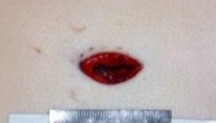
#> input picture sample/incision_3.jpg, 216 x 123 px, found by its file name
$ python test3.py
#> lines starting #> are read from the running program, lines starting #| are printed output that depends on the picture; after the words box and inside, x2 and y2 are one past the last pixel; in counts of white or black regions, pixels touching at a corner belong together
#codeing:utf-8
# -*- coding: utf-8 -*-

import os, sys, time
import cv2 as cv
from PIL import Image
import numpy as np
import math
import matplotlib.pyplot as plt

#研究室で研究するとき
#path = "./sample/incision_1.jpg"

#ノートパソコンで研究するとき
path = "D:\Sotsuken\Sotsuken_repo./sample/incision_3.jpg"

N = 1000

def edge_detection(img):
	tmp_img = cv.cvtColor(img, cv.COLOR_BGR2GRAY)#グレースケールに変換
	tmp_img = cv.GaussianBlur(tmp_img, (5, 5), 3)#ガウシアンフィルタ
	tmp_img = cv.GaussianBlur(tmp_img, (5, 5), 3)#ガウシアンフィルタ
	tmp_img = cv.bilateralFilter(tmp_img, 15, 20, 20)#バイラテラルフィルタをかける
	tmp_img = cv.GaussianBlur(tmp_img, (5, 5), 3)#ガウシアンフィルタ
	tmp_img = cv.Canny(tmp_img, 50, 110)#エッジ検出
	return tmp_img

# [11 lines left out: function equal_list, not called in this run]


def find_gravity_r(img):#HSVカラーモデルから重心を探す
	hsv = cv.cvtColor(img, cv.COLOR_BGR2HSV_FULL)
	h = hsv[:, :, 0]#色相(赤の範囲は256段階の200～20と定義するfromhttps://qiita.com/odaman68000/items/ae28cf7bdaf4fa13a65b)
	s = hsv[:, :, 1]
	mask = np.zeros(h.shape, dtype=np.uint8)
	mask[((h < 20) | (h > 200)) & (s > 128)] = 255

	#輪郭を作るうえで塊ごとに配列化する
	contours, _ = cv.findContours(mask, cv.RETR_TREE, cv.CHAIN_APPROX_SIMPLE)

	rects = []
	for contour in contours:#contourには輪郭をなすピクセルの情報が入っている
		approx = cv.convexHull(contour)#凸凹のある塊を内包する凸上の形状を算出して２Dポリゴンに
		rect = cv.boundingRect(approx)#袋状になったポリゴンがすっぽり入る四角を計算する
		rects.append(np.array(rect))

	#for rect in rects:
	#	cv.rectangle(img, tuple(rect[0:2]), tuple(rect[0:2] + rect[2:4]), (0, 0, 255), thickness=2)
	#	cv.imshow('red', img)

	#最大の四角を見つける
	result_rect = max(rects, key=(lambda x: x[2] * x[3]))

	#cv.rectangle(img, tuple(result_rect[0:2]), tuple(result_rect[0:2] + result_rect[2:4]), (0, 255, 0), thickness=2)
	#print(result_rect)
	re_img = img[ result_rect[1] : result_rect[1] + result_rect[3], result_rect[0] : result_rect[0] + result_rect[2]]
	x = result_rect[0] + int(round(result_rect[2]/2))
	y = result_rect[1] + int(round(result_rect[3]/2))
	#cv.imshow('re_red', re_img)
	g_point = np.array([x, y])

	return g_point

def detect_figure(img):#重心を使って最短辺から最長辺を求める

	global binary_image#2値画像

	g_point = find_gravity_r(img)
	tmp_img = edge_detection(img)
	min = N
	tmp_point = []
	min_point = []
	min_point1 = []
	min_point2 = []
	max_point1 = []
	max_point2 = []
	dir = 0

	#Harrisのコーナー検出(使ってない)
	gray = np.float32(tmp_img)
	dst = cv.cornerHarris(gray, 2, 3, 0.01)
	dst = cv.dilate(dst, None)
	#print(dst)
	#img[dst>0.01*dst.max()]=[255, 0,0]
	#cv.drawMarker(img, (g_point[0], g_point[1]), (255, 255, 0), markerType=cv.MARKER_TILTED_CROSS, markerSize=5)
	#cv.imshow("img", tmp_img)
	#最短辺を求める
	#重心から最も近いエッジを検出
	for i in range(tmp_img.shape[0]):#多分縦方向
		for j in range(tmp_img.shape[1]):#多分横方向
			#print(tmp_img[dst>0.01*dst.max()])
			#print(tmp_img[i][j].tolist())
			if(tmp_img[i][j].tolist() == 255):#エッジ（白）ならば
				tmp_point = np.array([j, i])#ベクトルを保存

				dir = np.linalg.norm(g_point - tmp_point)
				if(dir < min):
					min = dir
					min_point1 = tmp_point


	#重心と一番近いエッジのｘ座標が等しいとき
	if(g_point[0] == min_point1[0]):
		x = g_point[0]

		#cv.drawMarker(img, (min_point1[0], min_point1[1]), (0, 255, 255), markerType=cv.MARKER_TILTED_CROSS, markerSize=5)
		#cv.imshow("min_point",img)

		if(min_point1[1] < g_point[1]):#最短点からみて重心の反対側を探す
			for i in range(tmp_img.shape[0]):
				y = g_point[1] + i

				if(y < 0 or y >= tmp_img.shape[0] - 1):
					contnue
				elif(tmp_img[y][x].tolist() == 255 or tmp_img[y - 1][x].tolist() == 255 or tmp_img[y + 1][x].tolist() == 255):#エッジ（白）ならば,幅は３
					tmp_point = np.array([x, y])#ベクトルを保存
					min_point2 = tmp_point
					break
		else:
			for i in range(tmp_img.shape[0]):
				y = g_point[1] - i

				if(y < 0 or y >= tmp_img.shape[0]-1):
					contnue
				elif(tmp_img[y][x].tolist() == 255 or tmp_img[y + 1][x].tolist() == 255 or tmp_img[y - 1][x].tolist() == 255):#エッジ（白）ならば,幅は３
					tmp_point = np.array([x, y])#ベクトルを保存
					min_point2 = tmp_point
					break
		# [5 lines of commented-out code are left out]
	else:
		k = (g_point[1] - min_point1[1]) / (g_point[0] - min_point1[0])
		b = g_point[1] - k * g_point[0]
		# [6 lines of commented-out code are left out]

		if(min_point1[0] < g_point[0]):#最短点からみて重心の反対側を探す
			for i in range(tmp_img.shape[0]):
				x = g_point[0] + i
				y = int(k * x + b)

				if(x >= tmp_img.shape[1] + 1):
					continue
				elif(y < 0 or y >= tmp_img.shape[0] + 2):
					contnue
				elif(tmp_img[y][x].tolist() == 255 or tmp_img[y][x + 1].tolist() == 255 or tmp_img[y][x - 1].tolist() == 255):#エッジ（白）ならば,幅は３
					tmp_point = np.array([x, y])#ベクトルを保存
					min_point2 = tmp_point
					break
		else:
			for i in range(tmp_img.shape[0]):
				x = g_point[0] - i
				y = int(k * x + b)

				if(x >= tmp_img.shape[1] + 1):
					continue
				elif(y < 0 or y >= tmp_img.shape[0] + 2):
					contnue
				elif(tmp_img[y][x].tolist() == 255 or tmp_img[y][x + 1].tolist() == 255 or tmp_img[y][x - 1].tolist() == 255):#エッジ（白）ならば,幅は３
					tmp_point = np.array([x, y])#ベクトルを保存
					min_point2 = tmp_point
					break

	#min_point1と２に最短辺の座標が入ってる
	#最短辺の長さを算出
	if(len(min_point2) == 0):
		short_axi = round(np.linalg.norm(min_point1 - g_point))*2
	elif(len(min_point1) == 0):
		short_axi = round(np.linalg.norm(min_point2 - g_point))*2
	elif(len(min_point2) != 0 and len(min_point1) != 0):
		short_axi = round(np.linalg.norm(min_point1 - min_point2))
	else:
		print("MIN_POINT Error")

	#最長辺を計算
	long_axi = 0
	tmp_point1 = g_point
	tmp_point2 = g_point

	for r in range(179):#tanの発散を防ぐために数値設定
		k = round(math.tan(math.radians(r - 89)),3)
		b = round(g_point[1] - k * g_point[0], 3)
		for i in range(tmp_img.shape[0]- g_point[1]):
				x = g_point[0] + i
				y = int(round(k * x + b))
				if(y < 0 or tmp_img.shape[0] - 2 < y):#幅３なのでその分ｙの範囲が狭まる
					continue

				elif(tmp_img[y][x].tolist() == 255 or tmp_img[y + 1][x].tolist() == 255 or tmp_img[y - 1][x].tolist() == 255):#エッジ（白）ならば,幅は３
					tmp_point1 = np.array([x, y])
					break

		for i in range(g_point[1]):
				x = g_point[0] - i
				y = int(round(k * x + b))
				#print(str(x) +", "+str(y))

				if(y < 0 or tmp_img.shape[0] - 2 <= y):
					continue

				elif(tmp_img[y][x].tolist() == 255 or tmp_img[y + 1][x].tolist() == 255 or tmp_img[y - 1][x].tolist() == 255):#エッジ（白）ならば,幅は３
					tmp_point2 = np.array([x, y])#ベクトルを保存
					break

		if(len(tmp_point1) == 0 or len(tmp_point2) == 0):
			continue

		#min_point1と２に最短辺の座標が入ってる
		#print(str(tmp_point1) +" , "+ str(tmp_point2))
		tmp_point1 = np.array(tmp_point1)
		tmp_point2 = np.array(tmp_point2)

		if(long_axi < round(np.linalg.norm(tmp_point1 - tmp_point2))):
			max_point1 = tmp_point1
			max_point2 = tmp_point2
			long_axi = round(np.linalg.norm(tmp_point1 - tmp_point2))
			#print("long : "+ str(long_axi))

		tmp_point1 = []
		tmp_point2 = []

	#cv.drawMarker(img, (max_point1[0], max_point1[1]), (255, 255, 255), markerType=cv.MARKER_TILTED_CROSS, markerSize=5)
	#cv.drawMarker(img, (max_point2[0], max_point2[1]), (255, 255, 255), markerType=cv.MARKER_TILTED_CROSS, markerSize=5)
	#cv.imshow("points",img)

	return max_point1, max_point2, min_point1, min_point2, long_axi, short_axi

def detect_edge(img):#形を求める
	tmp_img = edge_detection(img)
	max_point1, max_point2, min_point1, min_point2, long_axi, short_axi = detect_figure(img)

	g_point = find_gravity_r(img)
	k = (max_point1[1] - max_point2[1])/(max_point1[0] - max_point2[0])
	b = max_point1[1] - k * max_point1[0]
	size = []
	distance = []
	sin_x = []
	sin_y = []
	print(max_point1)
	print(max_point2)

	if(abs(k) < 1):#傾きが小さく殆ど水平の時　x= g_point[0]）
		for i in range(int(long_axi)):
			x = max_point1[0] - i
			y = int(round(k * x + b))
			c = y + 1 / k * x
			tmp_point1 = []
			tmp_point2 = []

			for j in range(int(round(long_axi))):
				x1 = x
				y1 = y + j
				#print(str(x1)+", "+str(y1))
				#cv.drawMarker(img_edge, (x1, y1), (255, 255, 255), markerType=cv.MARKER_TILTED_CROSS, markerSize=5)


				if(y1 < 1 or tmp_img.shape[0] - 1 <= y1):
					continue

				elif(x1 < 1 or tmp_img.shape[1] - 1 <= x1):
					continue

				else:
					if(tmp_img[y1][x1].tolist() == 255 or tmp_img[y1 + 1][x1].tolist() == 255 or tmp_img[y1 - 1][x1].tolist() == 255):#エッジ（白）ならば,幅は３
						tmp_point1 = np.array([x1, y1])#ベクトルを保存
						break
					if(tmp_img[y1][x1].tolist() == 255 or tmp_img[y1][x1 + 1].tolist() == 255 or tmp_img[y1][x1 -1].tolist() == 255):#エッジ（白）ならば,幅は３
						tmp_point1 = np.array([x1, y1])#ベクトルを保存
						break

			for j in range(int(round(long_axi))):
				x1 = x
				y1 = y - j
				#cv.drawMarker(img_edge, (x1, y1), (255, 255, 255), markerType=cv.MARKER_TILTED_CROSS, markerSize=5)
				if(y1 < 1 or tmp_img.shape[0] - 1 <= y1):
					continue

				elif(x1 < 1 or tmp_img.shape[1] - 1 <= x1):
					continue

				else:
					if(tmp_img[y1][x1].tolist() == 255 or tmp_img[y1 + 1][x1].tolist() == 255 or tmp_img[y1 - 1][x1].tolist() == 255):#エッジ（白）ならば,幅は３
						tmp_point2 = np.array([x1, y1])#ベクトルを保存
						break
					if(tmp_img[y1][x1].tolist() == 255 or tmp_img[y1][x1 + 1].tolist() == 255 or tmp_img[y1][x1 -1].tolist() == 255):#エッジ（白）ならば,幅は３
						tmp_point1 = np.array([x1, y1])#ベクトルを保存
						break

			if(tmp_point1 != [] and tmp_point2 != []):
				print(round(np.linalg.norm(tmp_point1 - tmp_point2)))
				# [5 lines of commented-out code are left out]

				size.append(round(np.linalg.norm(tmp_point1 - tmp_point2), 3))
				distance.append(i)

			elif(tmp_point1 == [] or tmp_point2 == []):
				#print("Skip")
				continue


	elif(1 < abs(k) and max_point1[0] > max_point2[0]):
		for i in range(int(long_axi)):
			x = max_point1[0] - i
			y = int(round(k * x + b))
			c = y + 1 / k * x
			tmp_point1 = []
			tmp_point2 = []

			for j in range(int(round(long_axi))):
				x1 = int(x + j)
				y1 = int(round(-1 / k * x1 + c))
				print(str(x1)+", "+str(y1))
				#cv.drawMarker(img_edge, (x1, y1), (255, 255, 255), markerType=cv.MARKER_TILTED_CROSS, markerSize=5)


				if(y1 < 1 or tmp_img.shape[0] - 1 <= y1):
					continue

				elif(x1 < 1 or tmp_img.shape[1] - 1 <= x1):
					continue

				else:
					if(tmp_img[y1][x1].tolist() == 255 or tmp_img[y1 + 1][x1].tolist() == 255 or tmp_img[y1 - 1][x1].tolist() == 255):#エッジ（白）ならば,幅は３
						tmp_point1 = np.array([x1, y1])#ベクトルを保存
						break
					if(tmp_img[y1][x1].tolist() == 255 or tmp_img[y1][x1 + 1].tolist() == 255 or tmp_img[y1][x1 -1].tolist() == 255):#エッジ（白）ならば,幅は３
						tmp_point1 = np.array([x1, y1])#ベクトルを保存
						break

			for j in range(int(round(long_axi))):
				x1 = int(x - j)
				y1 = int(round(-1 / k * x1 + c))
				cv.drawMarker(img_edge, (x, y), (255, 255, 255), markerType=cv.MARKER_TILTED_CROSS, markerSize=5)
				if(y1 < 1 or tmp_img.shape[0] - 1 <= y1):
					continue

				elif(x1 < 1 or tmp_img.shape[1] - 1 <= x1):
					continue

				else:
					if(tmp_img[y1][x1].tolist() == 255 or tmp_img[y1 + 1][x1].tolist() == 255 or tmp_img[y1 - 1][x1].tolist() == 255):#エッジ（白）ならば,幅は３
						tmp_point2 = np.array([x1, y1])#ベクトルを保存
						break
					if(tmp_img[y1][x1].tolist() == 255 or tmp_img[y1][x1 + 1].tolist() == 255 or tmp_img[y1][x1 -1].tolist() == 255):#エッジ（白）ならば,幅は３
						tmp_point1 = np.array([x1, y1])#ベクトルを保存
						break

			if(tmp_point1 != [] and tmp_point2 != []):
				print(round(np.linalg.norm(tmp_point1 - tmp_point2)))
				# [5 lines of commented-out code are left out]

				size.append(round(np.linalg.norm(tmp_point1 - tmp_point2), 3))
				distance.append(i)

			elif(tmp_point1 == [] or tmp_point2 == []):
				#print("Skip")
				continue


	elif(1 < abs(k) and max_point1[0] <= max_point2[0]):
		for i in range(int(round(long_axi))):
			x = max_point1[0] + i
			y = int(round(k * x + b))
			c = y + 1 / k * x
			tmp_point1 = []
			tmp_point2 = []
			cv.drawMarker(img, (x, y), (255, 255, 255), markerType=cv.MARKER_TILTED_CROSS, markerSize=5)

			for j in range(int(round(short_axi * 1.5))):
				x1 = int(x + j)
				y1 = int(round(-1 / k * x1 + c))

				if(y1 < 1 or tmp_img.shape[0] - 1<= y1):
					continue

				elif(x1 < 1 or tmp_img.shape[1] - 1 <= x1):
					continue

				else:
					if(tmp_img[y1][x1].tolist() == 255 or tmp_img[y1 + 1][x1].tolist() == 255 or tmp_img[y1 - 1][x1].tolist() == 255):#エッジ（白）ならば,幅は３
						tmp_point1 = np.array([x1, y1])#ベクトルを保存
						break
					if(tmp_img[y1][x1].tolist() == 255 or tmp_img[y1][x1 + 1].tolist() == 255 or tmp_img[y1][x1 -1].tolist() == 255):#エッジ（白）ならば,幅は３
						tmp_point1 = np.array([x1, y1])#ベクトルを保存
						break

			for j in range(int(round(short_axi * 1.5))):
				x1 = int(x - j)
				y1 = int(round(-1 / k * x1 + c))

				if(y1 < 1 or tmp_img.shape[0] - 1 <= y1):
					continue

				elif(x1 < 1 or tmp_img.shape[1] - 1 <= x1):
					continue

				else:
					if(tmp_img[y1][x1].tolist() == 255 or tmp_img[y1 + 1][x1].tolist() == 255 or tmp_img[y1 - 1][x1].tolist() == 255):#エッジ（白）ならば,幅は３
						tmp_point2 = np.array([x1, y1])#ベクトルを保存
						break
					if(tmp_img[y1][x1].tolist() == 255 or tmp_img[y1][x1 + 1].tolist() == 255 or tmp_img[y1][x1 -1].tolist() == 255):#エッジ（白）ならば,幅は３
						tmp_point1 = np.array([x1, y1])#ベクトルを保存
						break


			#print(str(tmp_point1) + " , "+ str(tmp_point2))

			if(tmp_point1 != [] and tmp_point2 != []):
				print(round(np.linalg.norm(tmp_point1 - tmp_point2)))
				# [5 lines of commented-out code are left out]
				size.append(round(np.linalg.norm(tmp_point1 - tmp_point2), 3))
				distance.append(i)

			elif(tmp_point1 == [] or tmp_point2 == []):
				print("Skip")
				continue


	# [4 lines of commented-out code are left out]
	return size, distance, short_axi


# [298 lines left out: functions oval_judge, sharp_judge, contrast, pullpush_judge, not called in this run]


def judge(img):
	sharp = False
	oval = False
	pull = False
	push = False

	detect_figure(img)
	detect_edge(img)

	s = pullpush_judge(img)
	if(s == "pull"):
		pull = True
		push = False
	elif(s == "push"):
		pull = False
		push = True
	else:
		pull = False
		push = False

	oval = oval_judge(img)
	sharp = sharp_judge(img)

	return sharp, oval, pull, push

if __name__ == '__main__':
		img = cv.imread(path)
#> img is the input picture: shape (123, 216, 3); mean B, G, R 174.8, 176.4, 187.6
		img_edge = cv.imread(path)
		sharp, oval, pull, push = judge(img)
#> in find_gravity_r, `hsv = cv.cvtColor(img, cv.COLOR_BGR2HSV_FULL)`: hsv: shape (123, 216, 3); mean H, S, V 79.1, 31.9, 190.4
#> in find_gravity_r, `h = hsv[:, :, 0]#色相(赤の範囲は256段階の200～20と定義するfromhttps://qiita.com/odaman..`:
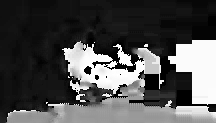
#> h: shape (123, 216); min 0, max 255, mean 79.1
#> in find_gravity_r, `s = hsv[:, :, 1]`:
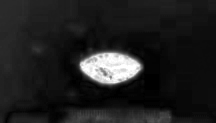
#> s: shape (123, 216); min 0, max 255, mean 31.9
#> in find_gravity_r, `re_img = img[ result_rect[1] : result_rect[1] + result_rect[3], result..`:
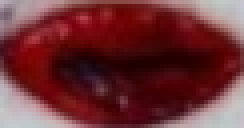
#> re_img: shape (32, 61, 3) (shown 4 times larger); mean B, G, R 53, 49, 110.7
#> in detect_figure, `g_point = find_gravity_r(img)`: g_point = [110, 68]
#> in edge_detection, `tmp_img = cv.cvtColor(img, cv.COLOR_BGR2GRAY)#グレースケールに変換`:
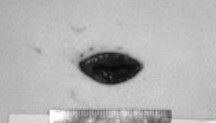
#> tmp_img: shape (123, 216); min 8, max 255, mean 179.6
#> in edge_detection, `tmp_img = cv.GaussianBlur(tmp_img, (5, 5), 3)#ガウシアンフィルタ`:
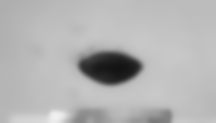
#> tmp_img: shape (123, 216); min 19, max 240, mean 179.7
#> in edge_detection, `tmp_img = cv.Canny(tmp_img, 50, 110)#エッジ検出`:
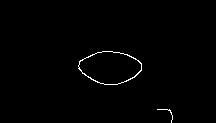
#> tmp_img: shape (123, 216); 0.76% white in thin lines or dots, all inside (x1, y1, x2, y2) = (78, 51, 173, 123)
#> in detect_figure, `dst = cv.dilate(dst, None)`:
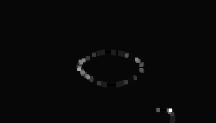
#> dst: shape (123, 216) float32; min -10570626, max 333263808, mean 1828084.9; drawn with min black and max white
#> after the loop in detect_figure, `for i in range(tmp_img.shape[0]):#多分縦方向`: min = 16; min_point1 = [110, 84]
#> in detect_figure, `x = g_point[0]`: x = 110
#> the loop in detect_figure, `for i in range(tmp_img.shape[0]):` made 17 passes
#> (y, min_point2) on pass 17: (52, [110, 52])
#> y on passes 1 to 6: 68, 67, 66, 65, 64, 63
#> in detect_figure, `short_axi = round(np.linalg.norm(min_point1 - min_point2))`: short_axi = 32
#> in detect_figure, `tmp_point1 = g_point`: tmp_point1 = [110, 68]
#> the loop in detect_figure, `for r in range(179):#tanの発散を防ぐために数値設定` made 179 passes
#> b on passes 2 to 4: 3218, 2166.9, 1641.1
#> after the loop in detect_figure, `for r in range(179):#tanの発散を防ぐために数値設定`: long_axi = 61; max_point1 = [141, 67]; max_point2 = [80, 69]
#> the loop in detect_figure (call 2), `for i in range(tmp_img.shape[0]):` made 17 passes
#> y on passes 1 to 12: 68, 67, 66, 65, 64, 63, 62, 61, 60, 59, 58, 57
#> the loop in detect_figure (call 2), `for r in range(179):#tanの発散を防ぐために数値設定` made 179 passes
#> in detect_edge, `max_point1, max_point2, min_point1, min_point2, long_axi, short_axi = ..`: max_point1 = [141, 67]; max_point2 = [80, 69]; min_point1 = [110, 84]; min_point2 = [110, 52]; long_axi = 61; short_axi = 32
#> in detect_edge, `g_point = find_gravity_r(img)`: g_point = [110, 68]
#> in detect_edge, `k = (max_point1[1] - max_point2[1])/(max_point1[0] - max_point2[0])`: k = -0.0328
#> in detect_edge, `b = max_point1[1] - k * max_point1[0]`: b = 71.62
#| [141  67]
#| [80 69]
#> the loop in detect_edge, `for i in range(int(long_axi)):` made 1 pass
#> (x, y, c) on pass 1: (141, 67, -4233.5)
#> after the loop in detect_edge, `for i in range(int(long_axi)):`: distance = []
#> (the run stopped early here; a loop or call above may not have finished)

$ run again, with sample/incision_1.jpg copied over sample/incision_3.jpg
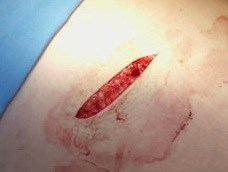
#> input picture sample/incision_1.jpg, 228 x 172 px, found by its file name
#> img is the input picture: shape (172, 228, 3); mean B, G, R 150.7, 161.4, 180.6
#> hsv: shape (172, 228, 3); mean H, S, V 41.6, 69.7, 190.8
#> in detect_figure, `g_point = find_gravity_r(img)`: g_point = [114, 88]
#> in edge_detection, `tmp_img = cv.Canny(tmp_img, 50, 110)#エッジ検出`:
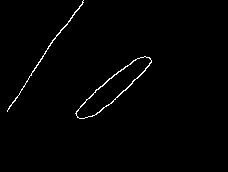
#> tmp_img: shape (172, 228); 1.1% white in thin lines or dots, all inside (x1, y1, x2, y2) = (7, 0, 152, 119)
#> in detect_figure, `dst = cv.dilate(dst, None)`:
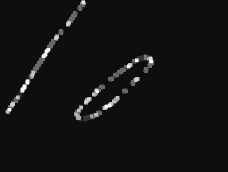
#> dst: shape (172, 228) float32; min -10570626, max 173878544, mean 3328061.5; drawn with min black and max white
#> after the loop in detect_figure, `for i in range(tmp_img.shape[0]):#多分縦方向`: min = 7.81; min_point1 = [120, 93]
#> in detect_figure, `k = (g_point[1] - min_point1[1]) / (g_point[0] - min_point1[0])`: k = 0.833
#> in detect_figure, `b = g_point[1] - k * g_point[0]`: b = -7
#> the loop in detect_figure, `for i in range(tmp_img.shape[0]):` made 8 passes
#> (x, y) on passes 1 to 8: (114, 88), (113, 87), (112, 86), (111, 85), (110, 84), (109, 83), (108, 83), (107, 82)
#> in detect_figure, `short_axi = round(np.linalg.norm(min_point1 - min_point2))`: short_axi = 17
#> in detect_figure, `tmp_point1 = g_point`: tmp_point1 = [114, 88]
#> the loop in detect_figure, `for r in range(179):#tanの発散を防ぐために数値設定` made 179 passes
#> b on passes 2 to 4: 3352.5, 2263.2, 1718.3
#> after the loop in detect_figure, `for r in range(179):#tanの発散を防ぐために数値設定`: long_axi = 92; max_point1 = [150, 59]; max_point2 = [78, 117]
#> the loop in detect_figure (call 2), `for i in range(tmp_img.shape[0]):` made 8 passes
#> the loop in detect_figure (call 2), `for r in range(179):#tanの発散を防ぐために数値設定` made 179 passes
#> in detect_edge, `max_point1, max_point2, min_point1, min_point2, long_axi, short_axi = ..`: max_point1 = [150, 59]; max_point2 = [78, 117]; min_point1 = [120, 93]; min_point2 = [107, 82]; long_axi = 92; short_axi = 17
#> in detect_edge, `g_point = find_gravity_r(img)`: g_point = [114, 88]
#> in detect_edge, `k = (max_point1[1] - max_point2[1])/(max_point1[0] - max_point2[0])`: k = -0.806
#> in detect_edge, `b = max_point1[1] - k * max_point1[0]`: b = 179.8
#| [150  59]
#| [ 78 117]
#> the loop in detect_edge, `for i in range(int(long_axi)):` made 1 pass
#> (x, y, c) on pass 1: (150, 59, -127.2)
#> after the loop in detect_edge, `for i in range(int(long_axi)):`: distance = []

$ run again, with sample/incision_2.jpg copied over sample/incision_3.jpg
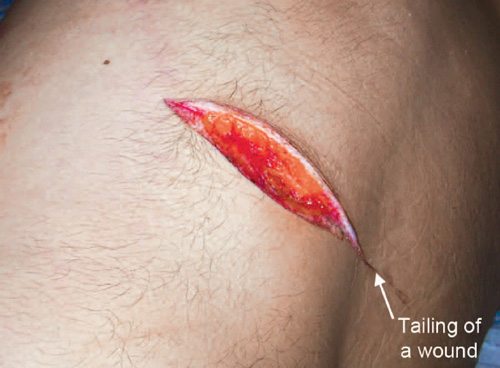
#> input picture sample/incision_2.jpg, 500 x 368 px, found by its file name
#> img is the input picture: shape (368, 500, 3); mean B, G, R 137.4, 151.2, 180.9
#> hsv: shape (368, 500, 3); mean H, S, V 21.7, 68.4, 181.3
#> in find_gravity_r, `re_img = img[ result_rect[1] : result_rect[1] + result_rect[3], result..`:
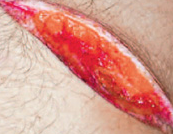
#> re_img: shape (134, 173, 3); mean B, G, R 140.7, 153, 215.8
#> in detect_figure, `g_point = find_gravity_r(img)`: g_point = [255, 168]
#> in edge_detection, `tmp_img = cv.Canny(tmp_img, 50, 110)#エッジ検出`:
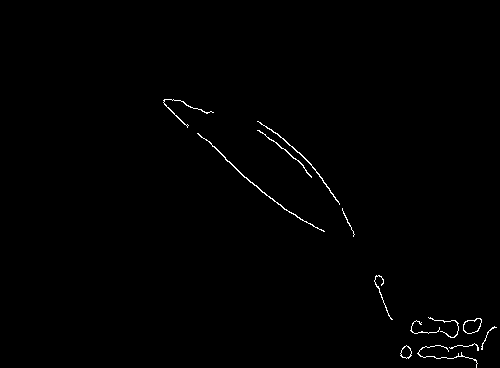
#> tmp_img: shape (368, 500); 0.61% white in thin lines or dots, all inside (x1, y1, x2, y2) = (163, 99, 497, 368)
#> after the loop in detect_figure, `for i in range(tmp_img.shape[0]):#多分縦方向`: min = 12.73; min_point1 = [246, 177]
#> in detect_figure, `k = (g_point[1] - min_point1[1]) / (g_point[0] - min_point1[0])`: k = -1
#> in detect_figure, `b = g_point[1] - k * g_point[0]`: b = 423
#> the loop in detect_figure, `for i in range(tmp_img.shape[0]):` made 24 passes
#> (y, min_point2) on pass 24: (145, [278, 145])
#> in detect_figure, `short_axi = round(np.linalg.norm(min_point1 - min_point2))`: short_axi = 45
#> in detect_figure, `tmp_point1 = g_point`: tmp_point1 = [255, 168]
#> the loop in detect_figure, `for r in range(179):#tanの発散を防ぐために数値設定` made 179 passes
#> b on passes 2 to 4: 7470.2, 5033.7, 3814.8
#> after the loop in detect_figure, `for r in range(179):#tanの発散を防ぐために数値設定`: long_axi = 357; max_point1 = [449, 320]; max_point2 = [168, 100]
#> the loop in detect_figure (call 2), `for i in range(tmp_img.shape[0]):` made 24 passes
#> the loop in detect_figure (call 2), `for r in range(179):#tanの発散を防ぐために数値設定` made 179 passes
#> in detect_edge, `max_point1, max_point2, min_point1, min_point2, long_axi, short_axi = ..`: max_point1 = [449, 320]; max_point2 = [168, 100]; min_point1 = [246, 177]; min_point2 = [278, 145]; long_axi = 357; short_axi = 45
#> in detect_edge, `g_point = find_gravity_r(img)`: g_point = [255, 168]
#> in detect_edge, `k = (max_point1[1] - max_point2[1])/(max_point1[0] - max_point2[0])`: k = 0.783
#> in detect_edge, `b = max_point1[1] - k * max_point1[0]`: b = -31.53
#| [449 320]
#| [168 100]
#> the loop in detect_edge, `for i in range(int(long_axi)):` made 1 pass
#> (x, y, c) on pass 1: (449, 320, 893.5)
#> after the loop in detect_edge, `for i in range(int(long_axi)):`: distance = []
